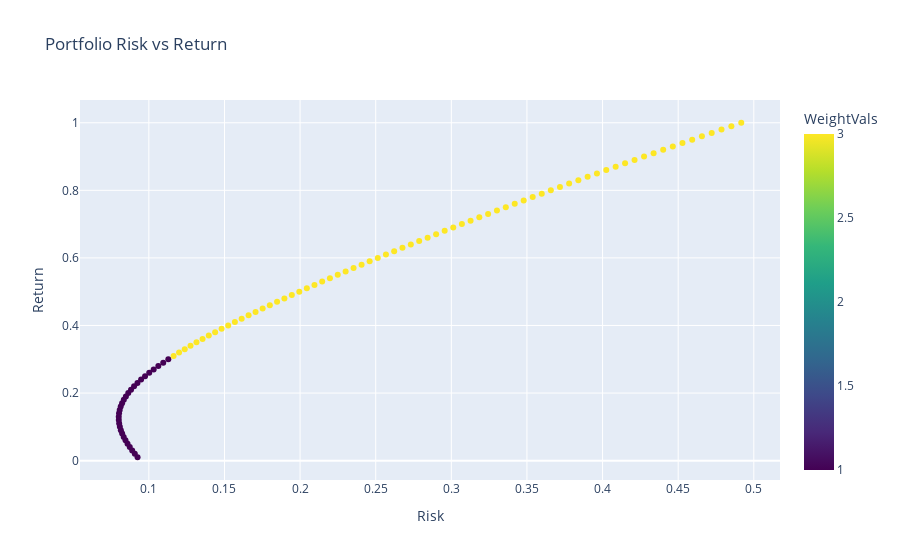

The notebook cell this image was saved under:
### Markdown cell above
This code uses similar mathematical formulae to the previous script, but the random variable is now the target return and the program solves for the weight vector for each return and plots the expected risk vs return on a graph, displaying the Efficient Frontier

### Code cell
def markowitz_weights(df,percent_range):
    risks = []
    returns = []
    weight_vals = []
    for percent in percent_range:
        mu = np.exp(percent)-1
        R = df.mean()*252
        S = df.cov()*252
        R_trans = R.values.reshape(1,-1)
        ones = np.ones(11).reshape(-1,1)
        ones_trans = ones.T
        system = np.block([[2*S,-R.values.reshape(-1,1),-ones],
                            [R_trans,np.zeros((1,1)),np.zeros((1,1))],
                            [ones_trans,np.zeros((1,1)),np.zeros((1,1))]])
        solution = np.linalg.solve(system,np.concatenate([np.zeros(11),[mu,1]]))
        weights = solution[:11]
        portfolio_risk = (np.dot(np.dot(weights.T, S), weights))
        portfolio_risk = np.sqrt(portfolio_risk)
        portfolio_return = np.dot(R.T, weights)
        portfolio_return = np.log1p(portfolio_return)
        portfolio_risk = np.log1p(portfolio_risk)
        risks.append(portfolio_risk)
        returns.append(portfolio_return)
        # Classify the weights to determine the type of portfolio needed 
        # (leverage, short, long, etc.)
        if any(weights>1 for weights in weights):
            weight_vals.append(3)
        elif any(weights==1 for weights in weights):
            weight_vals.append(2)
        elif any(0<weights<1 for weights in weights):
            weight_vals.append(1)
        elif any(weights<0 for weights in weights):
            weight_vals.append(0)
    return risks,returns,weight_vals

percent_range = np.linspace(0.01,1.0,100)
def markowitz_plotter(risks,returns,weight_vals):
    df_optimal = pd.DataFrame({'Risk':risks,'Return':returns,'WeightVals':weight_vals})
    df_optimal['WeightVals'] = df_optimal['WeightVals'].astype('int')
    fig = px.scatter(df_optimal,x='Risk',y='Return',color='WeightVals',color_continuous_scale='viridis',title='Portfolio Risk vs Return')
    fig.show()

risks,returns,weight_vals = markowitz_weights(new_df(252),percent_range)
markowitz_plotter(risks,returns,weight_vals)

### Figure 1 — Plotly figure (JSON) as saved in the notebook; plotly's stock layout.template omitted (floating-point values rounded to 4 significant figures)
{"data": [{"hovertemplate": "Risk=%{x}<br>Return=%{y}<br>WeightVals=%{marker.color}<extra></extra>", "legendgroup": "", "marker": {"color": [1, 1, 1, 1, 1, 1, 1, 1, 1, 1, 1, 1, 1, 1, 1, 1, 1, 1, 1, 1, 1, 1, 1, 1, 1, 1, 1, 1, 1, 1, 3, 3, 3, 3, 3, 3, 3, 3, 3, 3, 3, 3, 3, 3, 3, 3, 3, 3, 3, 3, 3, 3, 3, 3, 3, 3, 3, 3, 3, 3, 3, 3, 3, 3, 3, 3, 3, 3, 3, 3, 3, 3, 3, 3, 3, 3, 3, 3, 3, 3, 3, 3, 3, 3, 3, 3, 3, 3, 3, 3, 3, 3, 3, 3, 3, 3, 3, 3, 3, 3], "coloraxis": "coloraxis", "symbol": "circle"}, "mode": "markers", "name": "", "orientation": "v", "showlegend": false, "type": "scatter", "x": [0.09254, 0.09072, 0.089, 0.08739, 0.08591, 0.08456, 0.08337, 0.08234, 0.08149, 0.08083, 0.08037, 0.08013, 0.0801, 0.0803, 0.08073, 0.0814, 0.0823, 0.08344, 0.08481, 0.0864, 0.08821, 0.09024, 0.09246, 0.09488, 0.09748, 0.1003, 0.1032, 0.1063, 0.1095, 0.1129, 0.1164, 0.12, 0.1237, 0.1276, 0.1315, 0.1355, 0.1396, 0.1438, 0.1481, 0.1525, 0.1569, 0.1614, 0.1659, 0.1706, 0.1752, 0.18, 0.1848, 0.1896, 0.1945, 0.1995, 0.2045, 0.2095, 0.2146, 0.2197, 0.2249, 0.2301, 0.2354, 0.2407, 0.246, 0.2514, 0.2568, 0.2622, 0.2677, 0.2732, 0.2787, 0.2843, 0.2899, 0.2956, 0.3013, 0.307, 0.3127, 0.3185, 0.3243, 0.3301, 0.336, 0.3419, 0.3478, 0.3538, 0.3598, 0.3658, 0.3718, 0.3779, 0.384, 0.3901, 0.3963, 0.4024, 0.4087, 0.4149, 0.4211, 0.4274, 0.4337, 0.4401, 0.4464, 0.4528, 0.4592, 0.4657, 0.4722, 0.4786, 0.4852, 0.4917], "xaxis": "x", "y": [0.01, 0.02, 0.03, 0.04, 0.05, 0.06, 0.07, 0.08, 0.09, 0.1, 0.11, 0.12, 0.13, 0.14, 0.15, 0.16, 0.17, 0.18, 0.19, 0.2, 0.21, 0.22, 0.23, 0.24, 0.25, 0.26, 0.27, 0.28, 0.29, 0.3, 0.31, 0.32, 0.33, 0.34, 0.35, 0.36, 0.37, 0.38, 0.39, 0.4, 0.41, 0.42, 0.43, 0.44, 0.45, 0.46, 0.47, 0.48, 0.49, 0.5, 0.51, 0.52, 0.53, 0.54, 0.55, 0.56, 0.57, 0.58, 0.59, 0.6, 0.61, 0.62, 0.63, 0.64, 0.65, 0.66, 0.67, 0.68, 0.69, 0.7, 0.71, 0.72, 0.73, 0.74, 0.75, 0.76, 0.77, 0.78, 0.79, 0.8, 0.81, 0.82, 0.83, 0.84, 0.85, 0.86, 0.87, 0.88, 0.89, 0.9, 0.91, 0.92, 0.93, 0.94, 0.95, 0.96, 0.97, 0.98, 0.99, 1], "yaxis": "y"}], "layout": {"coloraxis": {"colorbar": {"title": {"text": "WeightVals"}}, "colorscale": [[0, "#440154"], [0.1111, "#482878"], [0.2222, "#3e4989"], [0.3333, "#31688e"], [0.4444, "#26828e"], [0.5556, "#1f9e89"], [0.6667, "#35b779"], [0.7778, "#6ece58"], [0.8889, "#b5de2b"], [1, "#fde725"]]}, "legend": {"tracegroupgap": 0}, "title": {"text": "Portfolio Risk vs Return"}, "xaxis": {"anchor": "y", "domain": [0, 1], "title": {"text": "Risk"}}, "yaxis": {"anchor": "x", "domain": [0, 1], "title": {"text": "Return"}}}}
